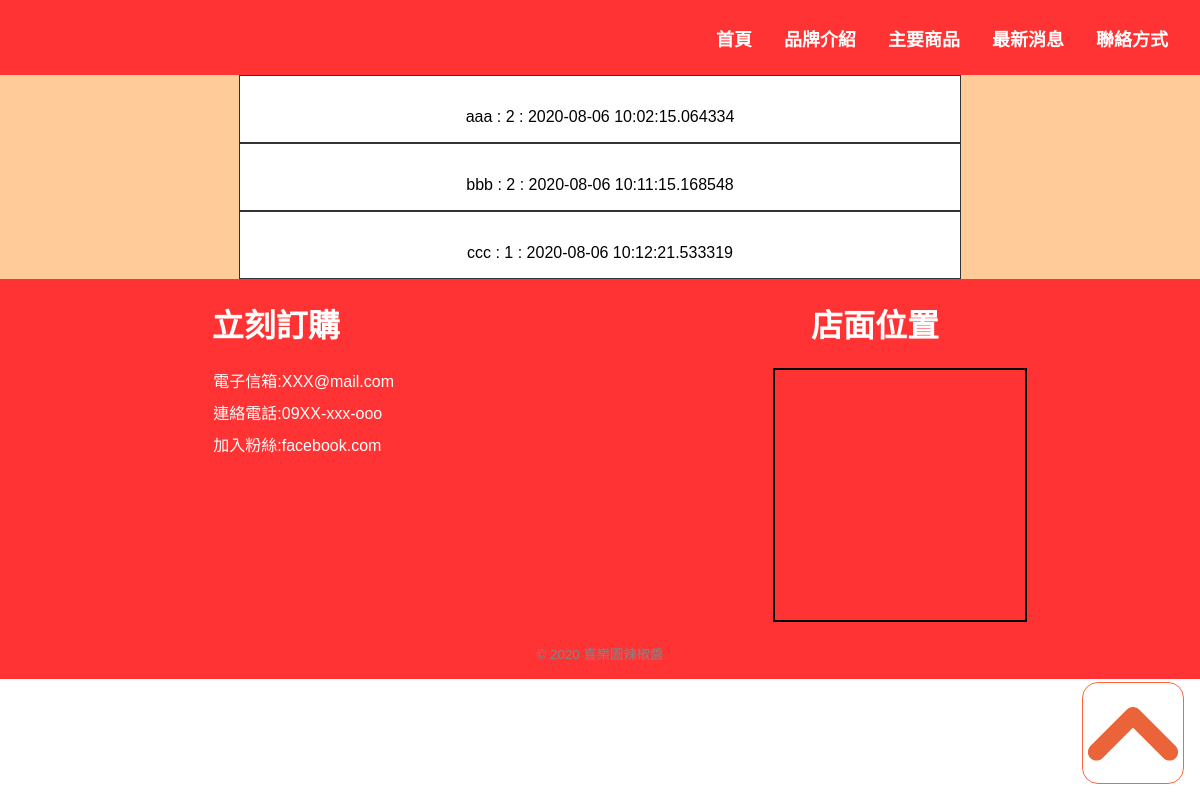
The page /boss_page (signed in) on the database as committed earlier.
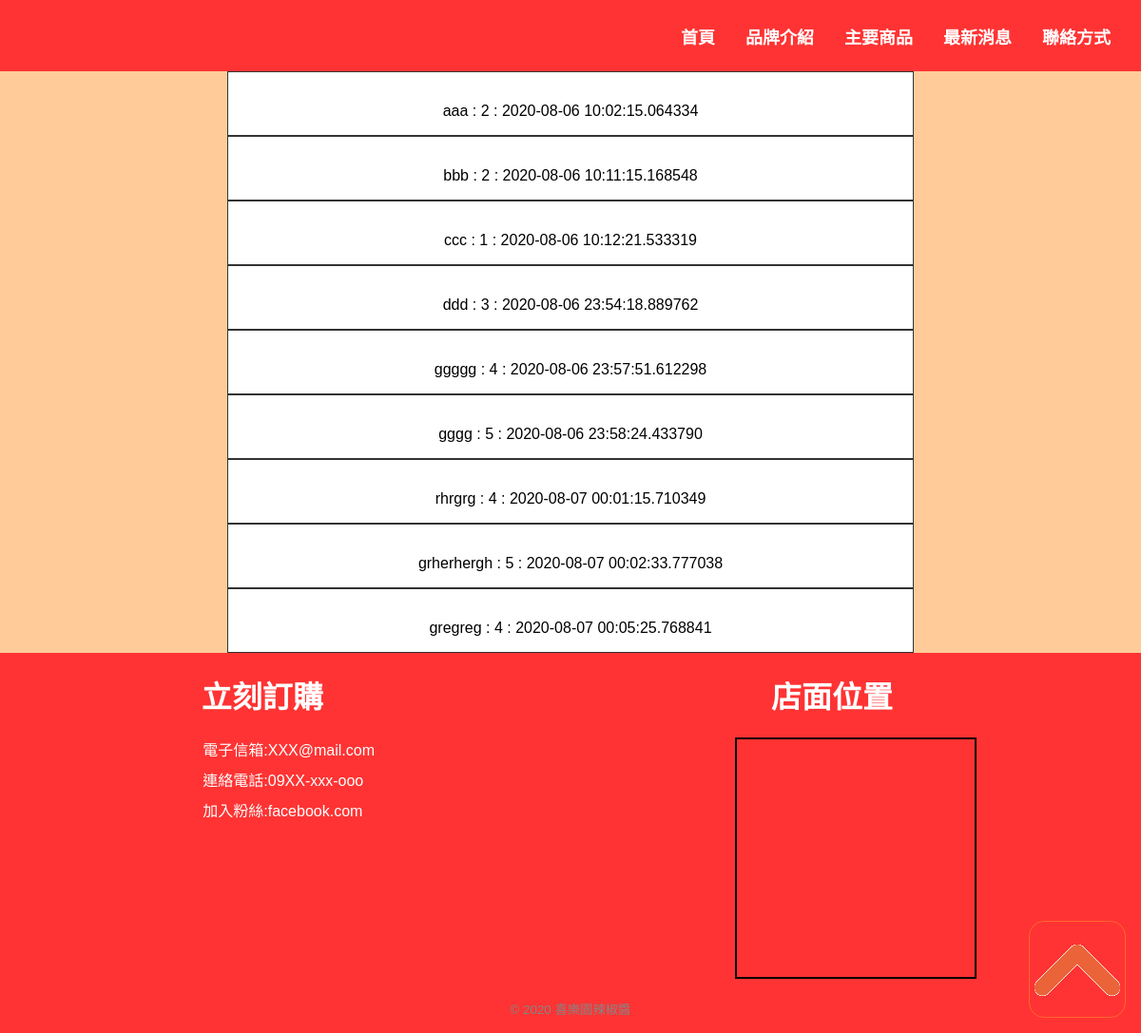
The same page on the database as committed later.
### chiliweb/models.py (models this page shows)
class Buylist(db.Model):
    __tablename__='buylist'
    id = db.Column(db.Integer, primary_key=True)
    name = db.Column(db.String(20))
    phone = db.Column(db.Integer)
    address = db.Column(db.String(120))
    email = db.Column(db.String(50))
    quantity = db.Column(db.Integer)
    nowtime = db.Column(db.DateTime, default=datetime.utcnow, index=True)

### chiliweb/views.py (the view)
@app.route('/boss_page', methods=['GET'])
@login_required
def boss_page():
    all_buy = Buylist.query.all()
    return render_template('boss_page.html', mybuy=all_buy)

### chiliweb/__init__.py (called while the page is built)
@login_manager.user_loader
def load_user(user_id):
    from chiliweb.models import Admin
    user = Admin.query.get(int(user_id))
    return user

### chiliweb/templates/boss_page.html
{% extends 'base.html' %}
{% block content %}
<section>
    {% for buy_id in mybuy %}
    <div id="total">
        <p>{{ buy_id.name }} : {{ buy_id.quantity }} : {{buy_id.nowtime}}</p>
    </div>
    {% endfor %}
</section>
{% endblock %}

### chiliweb/templates/base.html (shortened to what this page needs)
<!DOCTYPE html>
<html lang="zh-Hant-TW">
<head>
    {% block head %}
    <link rel="stylesheet" href={{ url_for('static', filename='index.css') }}>
    <link rel="stylesheet" href={{ url_for('static', filename='buy.css') }}>
    <link rel="stylesheet" href={{ url_for('static', filename='admin.css') }}>
    <link rel="stylesheet" href={{ url_for('static', filename='boss.css') }}>
    {% endblock %}
</head>
<body>
    <nav id="web-top">
        <ul>
            <li class="ul-style"><a href={{ url_for('index') }}>首頁</a></li>
            <li class="ul-style"><a href="#story">品牌介紹</a></li>
            <li class="ul-style"><a href="#commodity">主要商品</a></li>
            <li class="ul-style"><a href="#article">最新消息</a></li>
            <li class="ul-style"><a href="#foo">聯絡方式</a></li>
        </ul>
    </nav>
    {% block content %}
    {% endblock %}
    <footer id="foo">
        <div id="foo-inline">
            <div>
                <h1><a href={{ url_for('buy') }}>立刻訂購</a></h1>
                <ul>
                    <li class="ul-style"><a href="">電子信箱:XXX@mail.com</a></li>
                    <li class="ul-style"><a href="">連絡電話:09XX-xxx-ooo</a></li>
                    <li class="ul-style"><a href="">加入粉絲:facebook.com</a></li>
                </ul>
            </div>
            <div>
                <h1>店面位置</h1>
                <div>
                    <iframe
                        src="https://www.google.com/maps/embed?pb=!1m18!1m12!1m3!1d3645.503524895568!2d121.60654711531045!3d23.97799018595996!2m3!1f0!2f0!3f0!3m2!1i1024!2i768!4f13.1!3m3!1m2!1s0x34689fc1aebc22bd%3A0x3694837623966768!2z5beo5Yyg6Zu76IWmLeiKseiTruiqjeitiSB8IOWtuOmbu-iFpuiqsueoiyB8IOmbu-iFpuijnOe_kuePrQ!5e0!3m2!1szh-TW!2stw!4v1596677736478!5m2!1szh-TW!2stw"
                        width="250" height="250" frameborder="0" style="border:2px solid #000;" allowfullscreen="" aria-hidden="false" tabindex="0">
                    </iframe>
                </div>
            </div>
        </div>
        <div id="copy">
            <p><small>&copy; 2020 喜樂園辣椒醬</small></p>
        </div>
    </footer>
    <div id="top"><a href="#web-top"><img src={{ url_for('static', filename='/images/top.gif') }} alt=""></a></div>
</body>
</html>

### chiliweb/static/index.css (style rules this page uses)
html { scroll-behavior: smooth; }
body { width: 100%; max-width: 1200px; display: flex; flex-direction: column; margin-top: 0; margin-bottom: 0; margin-left: auto; margin-right: auto; padding: 0; font-family: "微軟正黑體", Arial, Helvetica; }
nav a { text-decoration: none; font-size: large; font-weight: bold; color: #fff; }
nav { width: 100%; height: 75px; display: flex; flex-direction: row; justify-content: flex-end; background-color: #ff3333; }
nav ul { display: flex; flex-direction: row; align-items: center; }
.ul-style { list-style-type: none; margin-right: 2em; }
section { width: 100%; background-color: #ffcc99; }
h1 , a { text-decoration: none; }
h1 a { color: #ff6633; }
footer { width: 100%; height: 400px; display: flex; flex-direction: column; justify-content: space-between; background-color: #ff3333; padding-bottom: 0; }
#foo-inline { width: 100%; display: flex; flex-direction: row; justify-content: space-evenly; }
footer div h1 { margin-left: 1.2em; color: #fff; }
footer a { color: #fff; }
footer ul li { margin-bottom: 0.5em; color: #fff; }
#copy { text-align: center; color: #858585; }
#top { width: 100px; height: 100px; position: fixed; right: 1em; bottom: 1em; border: 1px solid #ff6633; border-radius: 1em; }

### chiliweb/static/buy.css (style rules this page uses)
body { font-family: "微軟正黑體", Arial, Helvetica; }

### chiliweb/static/admin.css (style rules this page uses)
body { font-family: "微軟正黑體", Arial, Helvetica; }

### chiliweb/static/boss.css (style rules this page uses)
#total { width: 60%; background-color: white; margin-left: auto; margin-right: auto; padding-top: 1em; border: 1px solid #333; text-align: center; }

Rows that differ between the two databases and show on the page:
added Buylist: name "ddd", quantity "3", nowtime "2020-08-06 23:54:18.889762"
added Buylist: name "ggggg", quantity "4", nowtime "2020-08-06 23:57:51.612298"
added Buylist: name "gggg", quantity "5", nowtime "2020-08-06 23:58:24.433790"
added Buylist: name "rhrgrg", quantity "4", nowtime "2020-08-07 00:01:15.710349"
added Buylist: name "grherhergh", quantity "5", nowtime "2020-08-07 00:02:33.777038"
added Buylist: name "gregreg", quantity "4", nowtime "2020-08-07 00:05:25.768841"
